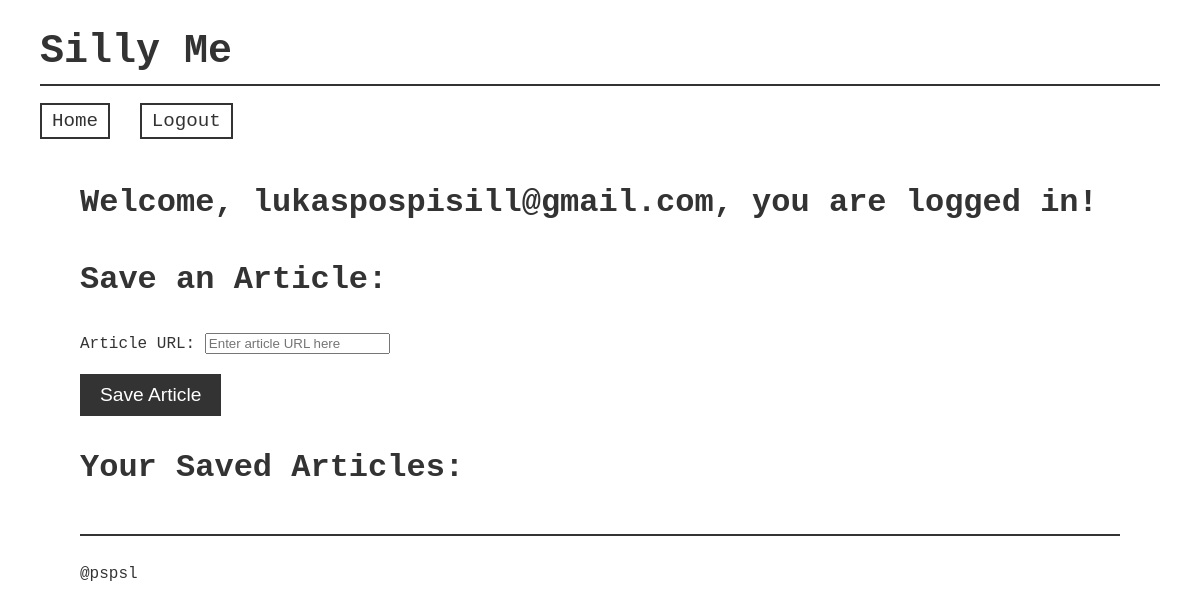
The page / (signed in) on the database as committed earlier.
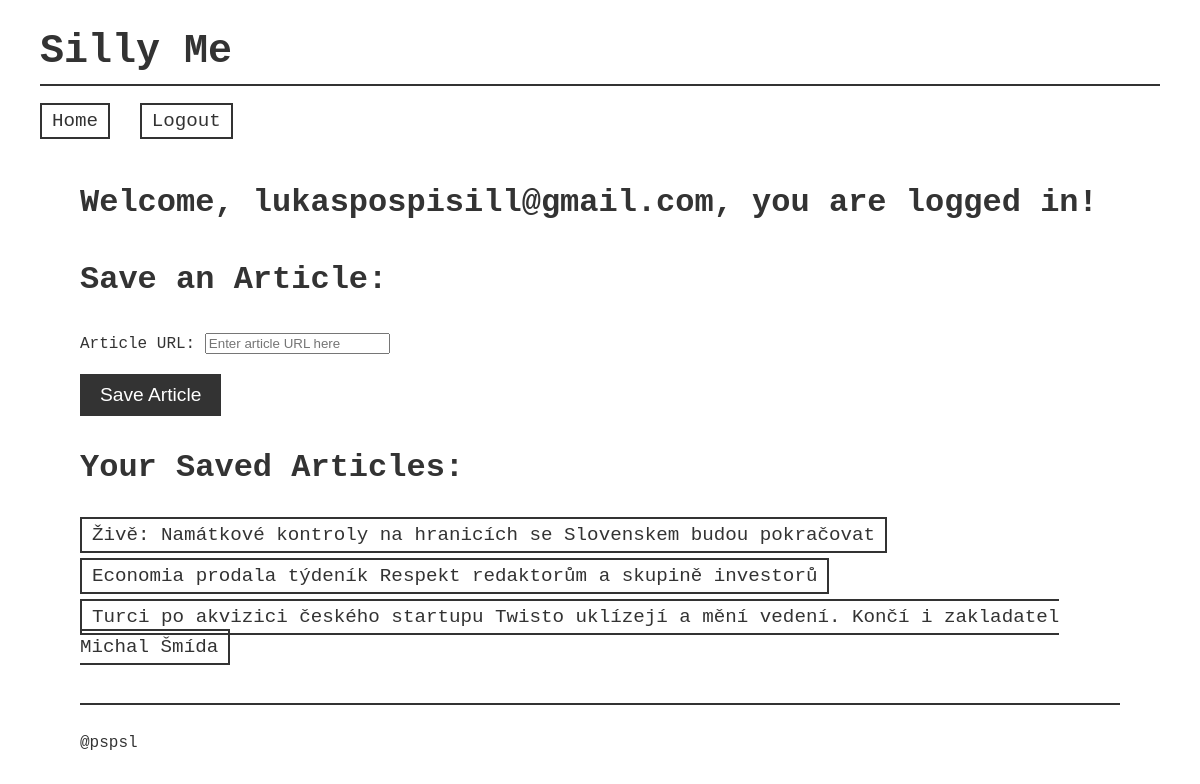
The same page on the database as committed later.
### articles/models.py (models this page shows, shortened)
class Article(models.Model):
    title = models.CharField(max_length=300)
    body = models.TextField(default="No text")
    author = models.CharField(max_length=150, null=True)
    timestamp = models.DateTimeField(auto_now_add=True)
    source = models.ForeignKey(Source, related_name="articles", on_delete=models.CASCADE)
    url = models.URLField(max_length=200)
    archived = models.BooleanField(default=False)
    user = models.ForeignKey(User, on_delete=models.CASCADE, null=True, related_name="articles")

### articles/views.py (the view)
# urls.py: path('', homepage_view, name="homepage"),
def homepage_view(request):
    form = ArticleForm()
    articles = []
    if request.user.is_authenticated:
        articles = ArticleModel.objects.filter(user=request.user)
    return render(request, "homepage.html", {"form": form, "articles": articles})

### articles/forms.py
class ArticleForm(forms.Form):
    url = forms.URLField(
        label='Article URL',
        required=True,
        widget=forms.URLInput(attrs={'placeholder': 'Enter article URL here'})
    )

### templates/homepage.html (shortened to what this page needs)
{% extends "base.html" %}
{% block content %}
<h1>Welcome{% if user.is_authenticated %}, {{ user.username }}, you are logged in{% endif %}!</h1>
{% if user.is_authenticated %}
<h2>Save an Article:</h2>
<form method="post" action="{% url 'save-article' %}">
    {{ form.as_p }}
    <button type="submit">Save Article</button>
</form>
<h2>Your Saved Articles:</h2>
<ul>
    {% for article in articles %}
    <li><a href="{% url 'article_detail' article.id %}">{{ article.title }}</a></li>
    {% endfor %}
</ul>
{% else %}
<p>Please register/log in</p>
{% endif %}
{% endblock %}

Rows that differ between the two databases and show on the page:
added Article: title "Živě: Namátkové kontroly na hranicích se Slovenskem budou pokračovat"
added Article: title "Economia prodala týdeník Respekt redaktorům a skupině investorů"
added Article: title "Turci po akvizici českého startupu Twisto uklízejí a mění vedení. Končí i zakladatel Michal Šmída"
